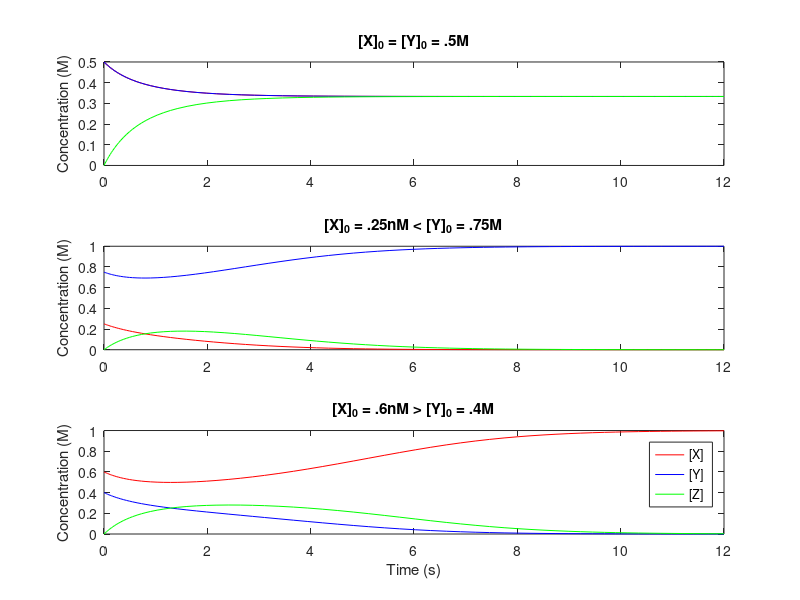

The MATLAB source for this figure:
clear; close all;
k = 1; tf = 12;
x0 = [.5 .25 .6; .5 .75 .4; 0 0 0];
dxdt = @(t,x)[-k*x(1)*x(2)+k*x(1)*x(3);...
              -k*x(1)*x(2)+k*x(2)*x(3);...
              2*k*x(1)*x(2)-k*x(1)*x(3)-k*x(2)*x(3)];
col = 'rbg';
figure;
for (i=1:3)
    [t,y] = ode45(dxdt,[0 tf],x0(:,i));
    for (j=1:3)
        subplot(3,1,i);
        plot(t,y(:,j),col(j));
        hold on;
    end
    ylabel('Concentration (M)');
end
subplot(3,1,1); title('[X]_0 = [Y]_0 = .5M');
subplot(3,1,2); title('[X]_0 = .25nM < [Y]_0 = .75M');
subplot(3,1,3); title('[X]_0 = .6nM > [Y]_0 = .4M');
legend('[X]','[Y]','[Z]');
xlabel('Time (s)');
